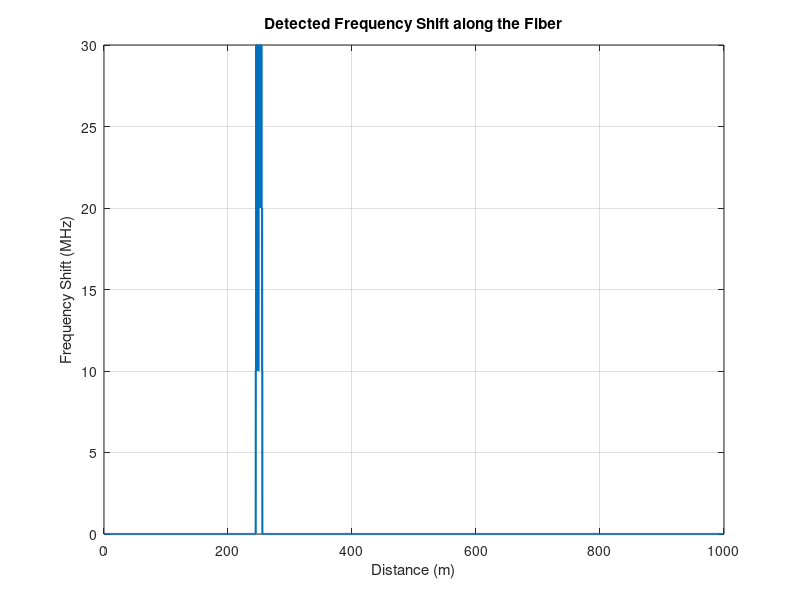
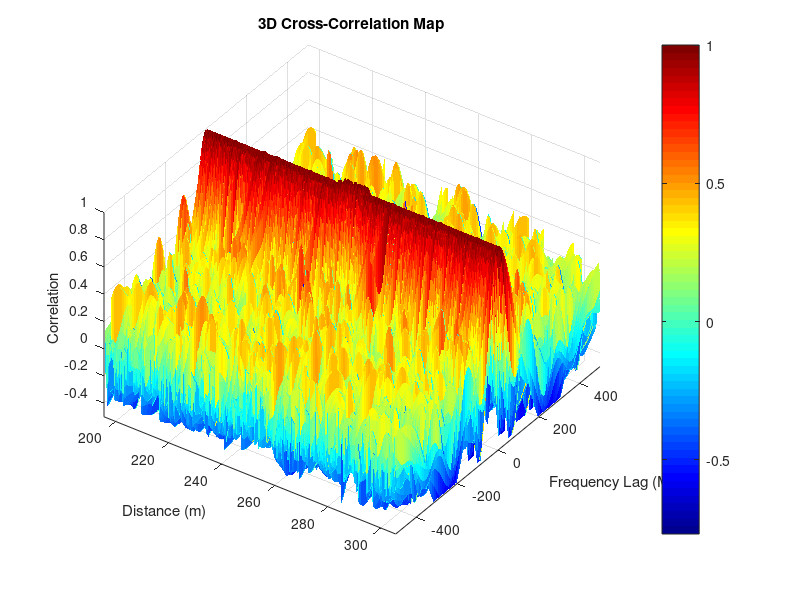
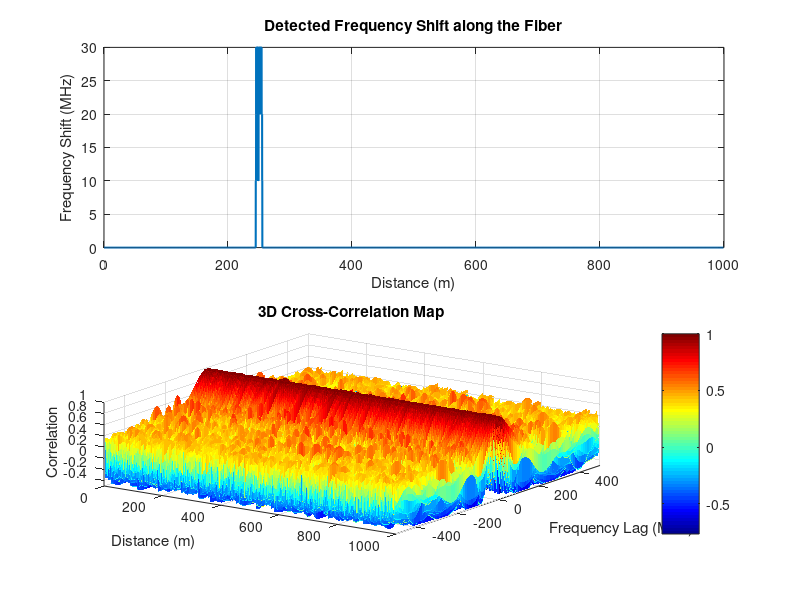

Recreate these plots in MATLAB, in order.
clear; clc; close all

%% ---------------- PARAMETERS ----------------
c = 3e8;                    % Speed of light (m/s)
lambda0 = 1550e-9;          % Central wavelength (m)
nu0 = c/lambda0;            % Central optical frequency (Hz)
n_ave = 1.456;              % Average refractive index of the silica fiber

L = 1000;                   % Total fiber length (m)
dz = 0.1;                   % Spatial sampling interval (m)
z = 0:dz:L-dz;              % Distance vector
Nz = length(z);

pulse_width = 10e-9;        % Pulse width (10 ns)
d = c*pulse_width/(2*n_ave);% Spatial resolution (~1 m)
M = round(d/dz);            % Number of points within one pulse width
alpha = 0;                  % Fiber attenuation (neglected for this simulation)

fprintf('--- Fiber Simulation Initialization ---\n');
fprintf(['Fiber Length (L): %d m\nSpatial Resolution (d): %.2f m\nTotal Spatial Points (Nz): %d\n'], L, d, Nz);

%% ------------ RANDOM REFRACTIVE INDEX PROFILE -----------
% Simulating the inhomogeneous nature of the fiber core (Rayleigh centers)
sigma_n = 2e-6;                
delta_n = sigma_n*randn(1,Nz);
n = n_ave + delta_n;           % Base refractive index profile

%% ------------ FRESNEL REFLECTION COEFFICIENT ------------
% Calculating local reflection coefficients along the fiber
r = zeros(1,Nz);
for i = 1:Nz-1
    r(i) = (n(i)-n(i+1))/(n(i)+n(i+1));
end

%% ------------- DIRECT REFRACTIVE INDEX PERTURBATION ------
% Creating a manual refractive index change vector
delta_n_pert = zeros(1, Nz);

% Fixed parameters
pert_length = 10; % Width of each event (m)

% Pick a random start between 0 and (L - pert_length)
random_start = (L - pert_length) * rand();
random_end = random_start + pert_length;

% Convert meters to indices
start_idx = round(random_start/dz);

% Boundary check
if start_idx < 1 
    start_idx = 1;
end
end_idx = start_idx + round(pert_length/dz);

% Random magnitude (between 1e-5 and 1e-4)
min_mag = 1e-5;
max_mag = 1e-4;
random_mag = (min_mag + (max_mag - min_mag) * rand()) * sign(rand - 0.5);

% Apply a refractive index
delta_n_pert(start_idx:end_idx) = random_mag;

% Perturbed profile
n_pert = n + delta_n_pert;

fprintf('\n--- Perturbation Event ---\n');
fprintf('Event Location: [%.2f; %.2f] m\n', random_start, random_end);
fprintf('Refractive Index Change (Delta_n): %.2e\n', random_mag);

%% SIMULATION OF STATIC MEASUREMENTS
freq_range = 1000e6;        % Frequency scanning range (1000 MHz)
delta_f = 10e6;             % Frequency step (10 MHz)
% Absolute optical frequency vector centered at nu0
f = nu0 + (-freq_range/2 : delta_f : freq_range/2);  
Nf = length(f);

% Pre-allocating matrices for reference and signal fields (Frequency x Distance)
E_ref = zeros(Nf, Nz-M);
E_sig = zeros(Nf, Nz-M);


%% ------------ FREQUENCY SCANNING LOOP ------------
% Simulating the backscattered field for each frequency in the scan
for f_idx = 1:Nf
    current_nu = f(f_idx);
    
    % Reference propagation phase
    beta_ref = 2 * pi * n * current_nu /c;
    phi_ref = cumsum(beta_ref)*dz;      % Integrated phase

    % Signal propagation phase (fiber perturbed by delta_n)
    beta_sig = 2 * pi * n_pert * current_nu / c;
    phi_sig = cumsum(beta_sig)*dz;

    for k = 1:Nz-M
        idx = k:(k+M-1);
        % Vector summation of backscattered fields within the pulse volume
        E_ref(f_idx, k) = sum(r(idx) .* exp(1j * 2 * phi_ref(idx)));
        E_sig(f_idx, k) = sum(r(idx) .* exp(1j * 2 * phi_sig(idx)));
    end
end

%% ------------ CROSS-CORRELATION ------------
% Calculating frequency shift via local cross-correlation of Rayleigh spectra
lags_freq = (-(Nf-1):(Nf-1)) * delta_f; % Frequency lag axis
corr_map = zeros(length(lags_freq), Nz-M); % Matrix for 3D visualization
freq_shift = zeros(1, Nz-M); 

for k = 1:Nz-M
    ref = abs(E_ref(:,k)).^2;
    sig = abs(E_sig(:,k)).^2;
    
    % Cross-correlation of zero-mean intensity spectra
    [cv, lags] = xcorr(sig - mean(sig), ref - mean(ref), 'coeff');
    corr_map(:, k) = cv;
    
    % Finding the peak index to determine the frequency shift
    [~, max_idx] = max(cv);
    freq_shift(k) = lags(max_idx) * delta_f; 
end

%% ------------ 3D VISUALIZATION ------------
figure(1)
plot(z(1:Nz-M), freq_shift / 1e6, 'LineWidth', 1.5)
grid on; ylabel('Frequency Shift (MHz)'); xlabel('Distance (m)');
title('Detected Frequency Shift along the Fiber');

%%
figure(2)
[Z_mesh, F_mesh] = meshgrid(z(1:Nz-M), lags_freq / 1e6);
surf(Z_mesh, F_mesh, corr_map, 'EdgeColor', 'none')
view(35, 45); colormap('jet'); colorbar;
xlabel('Distance (m)'); ylabel('Frequency Lag (MHz)'); zlabel('Correlation');
title('3D Cross-Correlation Map');
rotate3d on;

xlim([max(0, random_start - 50) min(L, random_end + 50)]); % Distance
ylim([-500 500]); % Frequency shift
zlim([-0.5 1]); % Correlation

%%
figure(3)
subplot(2,1,1)
plot(z(1:Nz-M), freq_shift / 1e6, 'LineWidth', 1.5)
grid on; ylabel('Frequency Shift (MHz)'); xlabel('Distance (m)');
title('Detected Frequency Shift along the Fiber');

subplot(2,1,2)
[Z_mesh, F_mesh] = meshgrid(z(1:Nz-M), lags_freq / 1e6);
surf(Z_mesh, F_mesh, corr_map, 'EdgeColor', 'none')
view(35, 45); colormap('jet'); colorbar;
xlabel('Distance (m)'); ylabel('Frequency Lag (MHz)'); zlabel('Correlation');
title('3D Cross-Correlation Map');
rotate3d on;

xlim([0 L]); % Distance
ylim([-500 500]); % Frequency shift
zlim([-0.5 1]); % Correlation

fprintf('--- Simulation successfully completed! ---\n');
